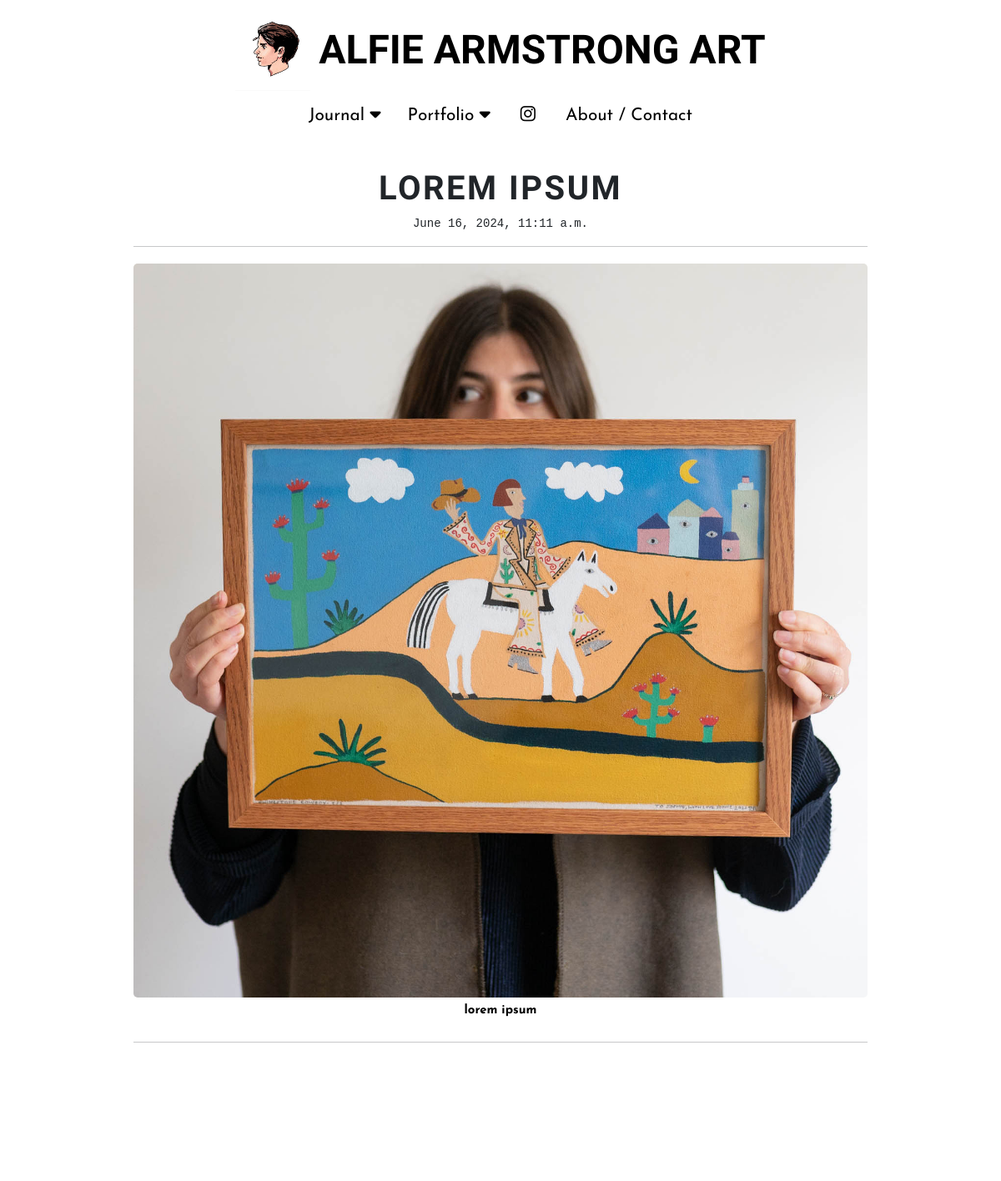
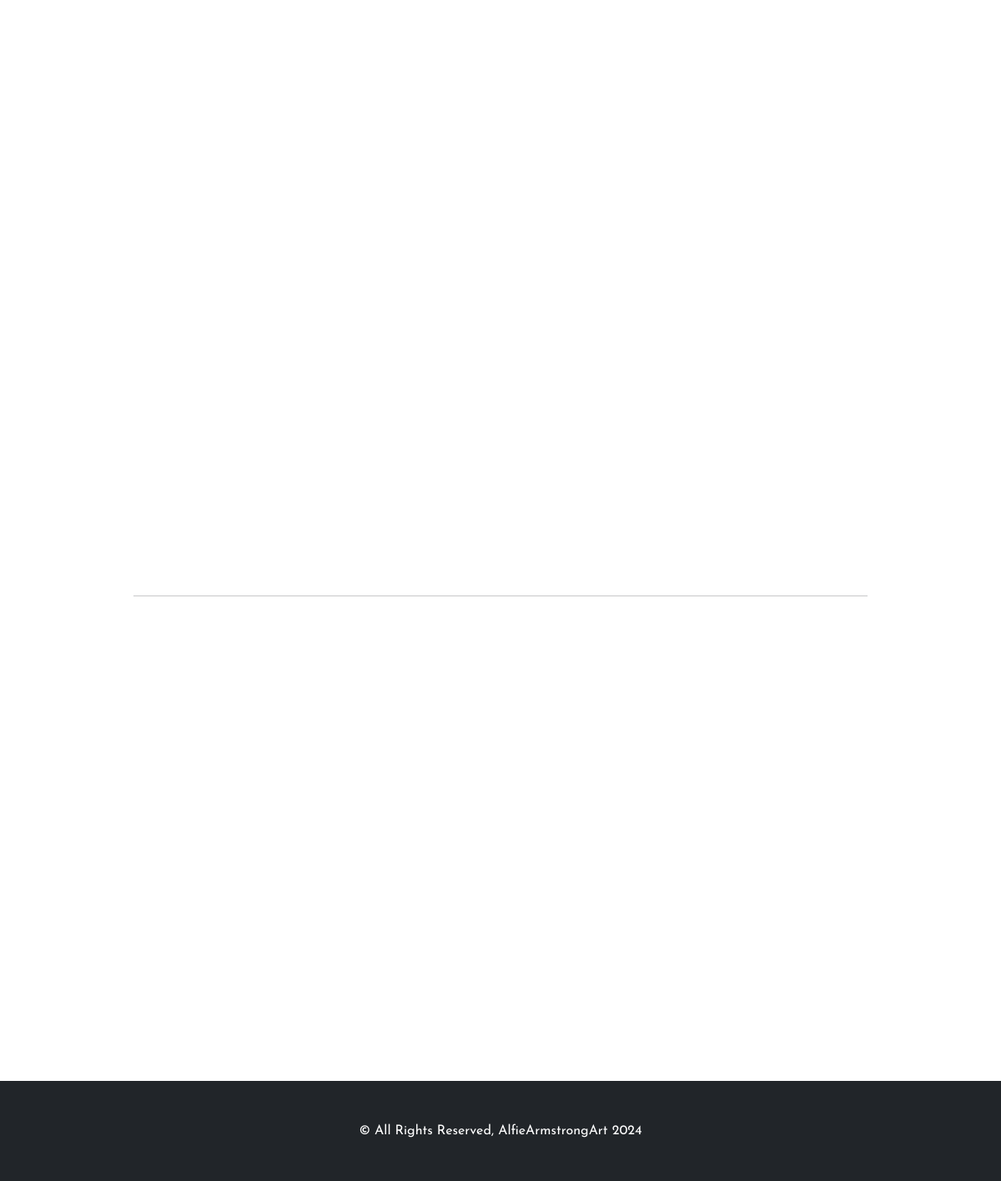
Page /journal/article/10 on the committed database (2 pictures, top to bottom).
### journal/models.py (models this page shows, shortened)
class Article(models.Model):
	title = models.CharField(max_length=250, default='', blank=True, null=True)
	body = models.TextField(default='', blank=True, null=True)
	date = models.DateTimeField(auto_now_add=True)
	image1 = models.ImageField(blank=True, upload_to='uploads/sketches/')
	caption1 = models.CharField(max_length=200, blank=True, null=True)
	image2 = models.ImageField(blank=True, upload_to='uploads/sketches/')
	caption2 = models.CharField(max_length=200, blank=True, null=True)
	image3 = models.ImageField(blank=True, upload_to='uploads/sketches/')
	caption3 = models.CharField(max_length=200, blank=True, null=True)
	image4 = models.ImageField(blank=True, upload_to='uploads/sketches/')
	caption4 = models.CharField(max_length=200, blank=True, null=True)
	is_published = models.BooleanField(default=False)

### journal/views.py (the view)
# urls.py: path('journal/article/<int:pk>', views.article, name='article'),
def article(request, pk):
    article = Article.objects.get(id=pk)
    if article.is_published:
        return render(request, 'journal/article.html', {'article':article})
    else:
        return redirect('home')

### journal/context_processors.py (called while the page is built)
def articles_processor(request):
    return {
        'articles': Article.objects.all()
    }

### portfolio/context_processors.py (called while the page is built)
def galleries_processor(request):
    return {
        'galleries': Gallery.objects.all()
    }

### journal/templates/journal/article.html (shortened to what this page needs)
{% extends 'base.html' %}
{% load static %}
{% block content %}
<main>
  <div class="article-page">
    <div class="gallery-title  fade-in">
      <h1>{{ article.title }}</h1>
      <pre>{{ article.date }}</pre>
    </div>
    <hr class="article-hr">
    {% if article.image1 %}
    <div class="article-image  fade-in">
      <img src="{{ article.image1.url }}" class="img-fluid modal-img" alt="{{ article.caption1 }}">
      {% if article.caption1 %}
      <p class="article-caption">{{ article.caption1 }}</p>
      {% endif %}
    </div>
    <hr class="article-hr">
    {% else %}
    <div></div>
    {% endif %}
    {% if article.body %}
    <hr class="article-hr">
    {% else %}
      <div></div>
    {% endif %}
</main>
{% endblock %}

### static/css/styles.css (style rules this page uses)
body { width: 100%; }
main { min-height: 100vh; }
.fade-in { opacity: 0; transition: opacity 0.8s ease-in; }
.fade-in.appear { opacity: 1; }
h1, h2, h3, h4, h5 { font-family: "Grandstander", cursive; font-optical-sizing: auto; font-weight: 900; font-style: normal; text-transform: uppercase; }
p, label, button, a { font-family: "Josefin Sans", sans-serif; }
.gallery-title { display: flex; flex-direction: column; justify-content: center; align-items: center; margin: 70px 50px 0 50px; text-align: center; }
.gallery-title h1 { text-align: center; letter-spacing: 2.5px; }
.modal-img { border-radius: 5px; cursor: pointer; transition: 0.3s; }
.article-hr { width: 50%; margin: 0; }
.article-page { display: flex; flex-direction: column; justify-content: center; align-items: center; margin: 90px 50px 50px 50px; text-align: center; }
.article-image { width: 50%; margin: 20px 0 0 0; display: flex; flex-direction: column; }
.article-caption { margin: 0 0 20px 0; color: black; font-size: 15px; font-weight: 800; text-align: center; width: auto; align-self: center; padding: 5px; }
@media only screen and (max-width: 1300px) { .article-page { margin-top: 132px; } }
@media only screen and (max-width: 1300px) { .article-hr { width: 80%; } }
@media only screen and (max-width: 1300px) { .article-image { width: 80%; } }

### rows in the picture
Article: title "LOREM IPSUM", date "June 16, 2024, 11:11 a.m.", image1 (picture), caption1 "lorem ipsum"
